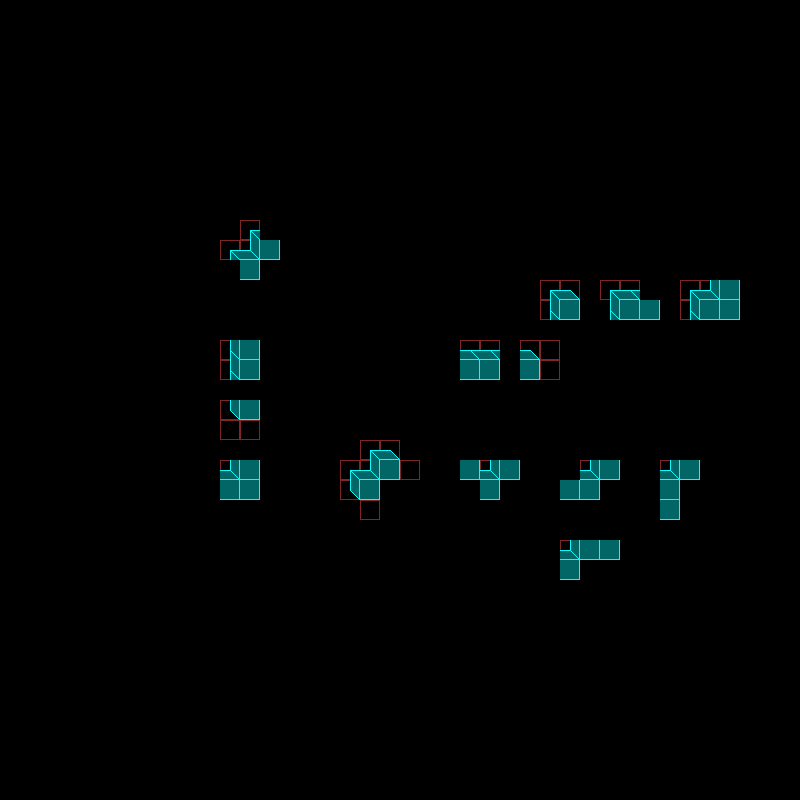

Below is a game level as drawn by its tile map, then a one-line description and the .tmx that defines it (tile-layer data replaced by summaries):
An orthogonal 40x40 tile map with 20x20 px tiles, 3 tile layers (regions, input_Tiles, output_Iso).

<map version="1.0" orientation="orthogonal" renderorder="right-down" width="40" height="40" tilewidth="20" tileheight="20" nextobjectid="1">
 <tileset firstgid="1" name="tiles" tilewidth="20" tileheight="20" tilecount="144" columns="12">
  <image source="../images/tilemaps/tiles.png" width="240" height="240" />
 </tileset>
 <layer name="regions" width="40" height="40">
  <data>[1600 cells, 64 non-empty, 1 distinct tile ids]</data>
 </layer>
 <layer name="input_Tiles" width="40" height="40">
  <data>[1600 cells, 34 non-empty, 3 distinct tile ids]</data>
 </layer>
 <layer name="output_Iso" width="40" height="40">
  <data>[1600 cells, 25 non-empty, 6 distinct tile ids]</data>
 </layer>
</map>
